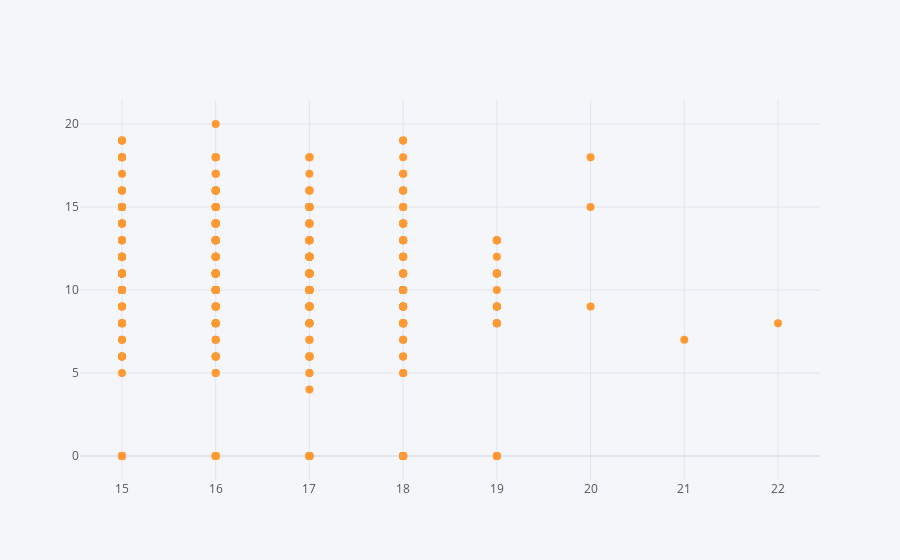

Notebook code for this chart:
### Code cell
df.iplot(kind='scatter',x='age',y='G3',mode='markers',size=8)    # Plot for age vs G3

### Figure 1 — Plotly figure (JSON) as saved in the notebook; plotly's stock layout.template omitted (floating-point values rounded to 4 significant figures; data arrays with more than 128 entries replaced by an {"elided": "..."} marker saying what was removed)
{"data": [{"line": {"color": "rgba(255, 153, 51, 1.0)", "dash": "solid", "shape": "linear", "width": 1.3}, "marker": {"size": 8, "symbol": "circle"}, "mode": "markers", "name": "G3", "text": "", "type": "scatter", "x": {"elided": "395 int values"}, "y": {"elided": "395 int values"}}], "layout": {"autosize": true, "legend": {"bgcolor": "#F5F6F9", "font": {"color": "#4D5663"}}, "paper_bgcolor": "#F5F6F9", "plot_bgcolor": "#F5F6F9", "title": {"font": {"color": "#4D5663"}}, "xaxis": {"autorange": true, "gridcolor": "#E1E5ED", "range": [14.56, 22.44], "showgrid": true, "tickfont": {"color": "#4D5663"}, "title": {"font": {"color": "#4D5663"}, "text": ""}, "type": "linear", "zerolinecolor": "#E1E5ED"}, "yaxis": {"autorange": true, "gridcolor": "#E1E5ED", "range": [0, 20], "showgrid": true, "tickfont": {"color": "#4D5663"}, "title": {"font": {"color": "#4D5663"}, "text": ""}, "type": "linear", "zerolinecolor": "#E1E5ED"}}}
